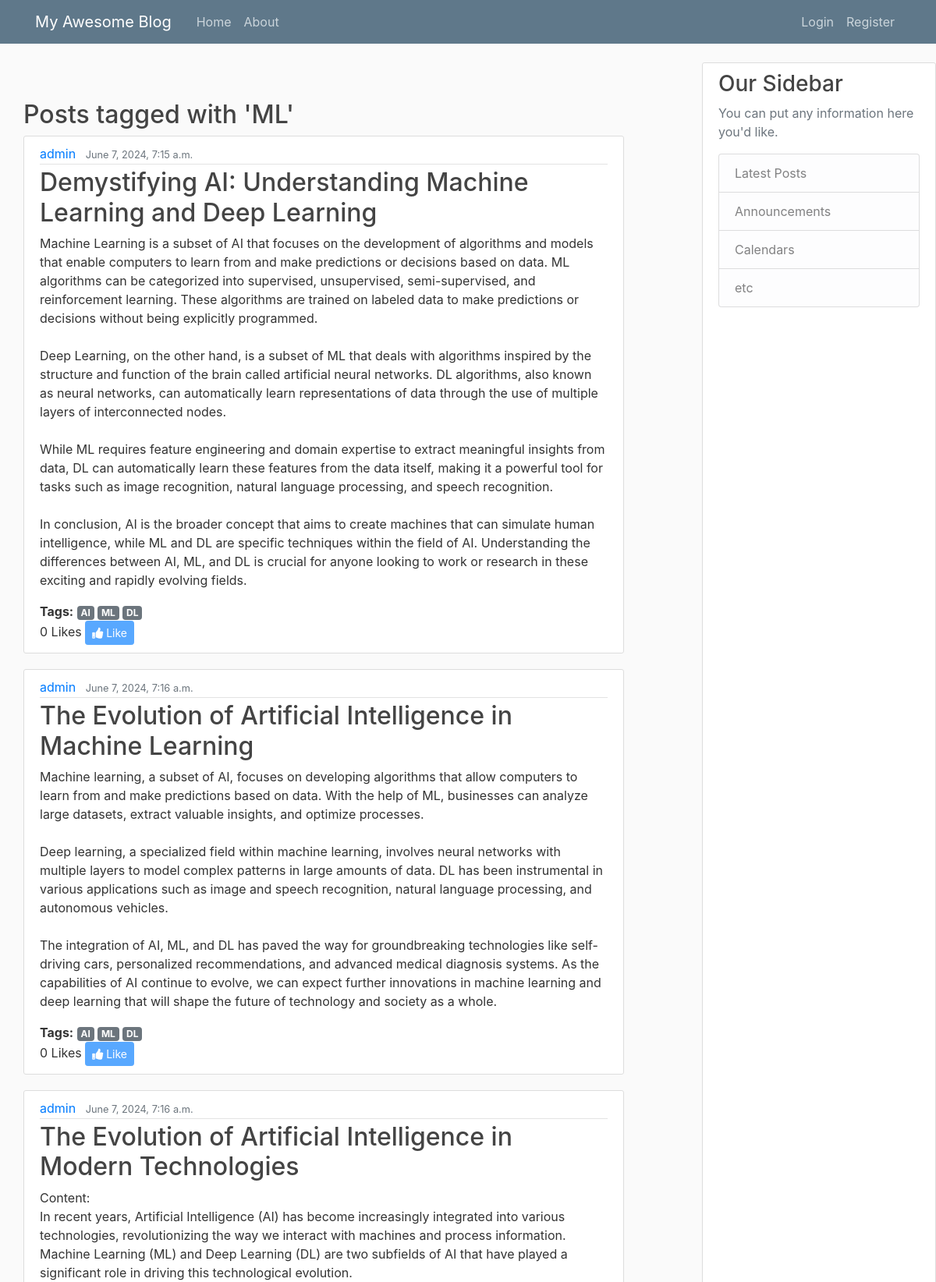
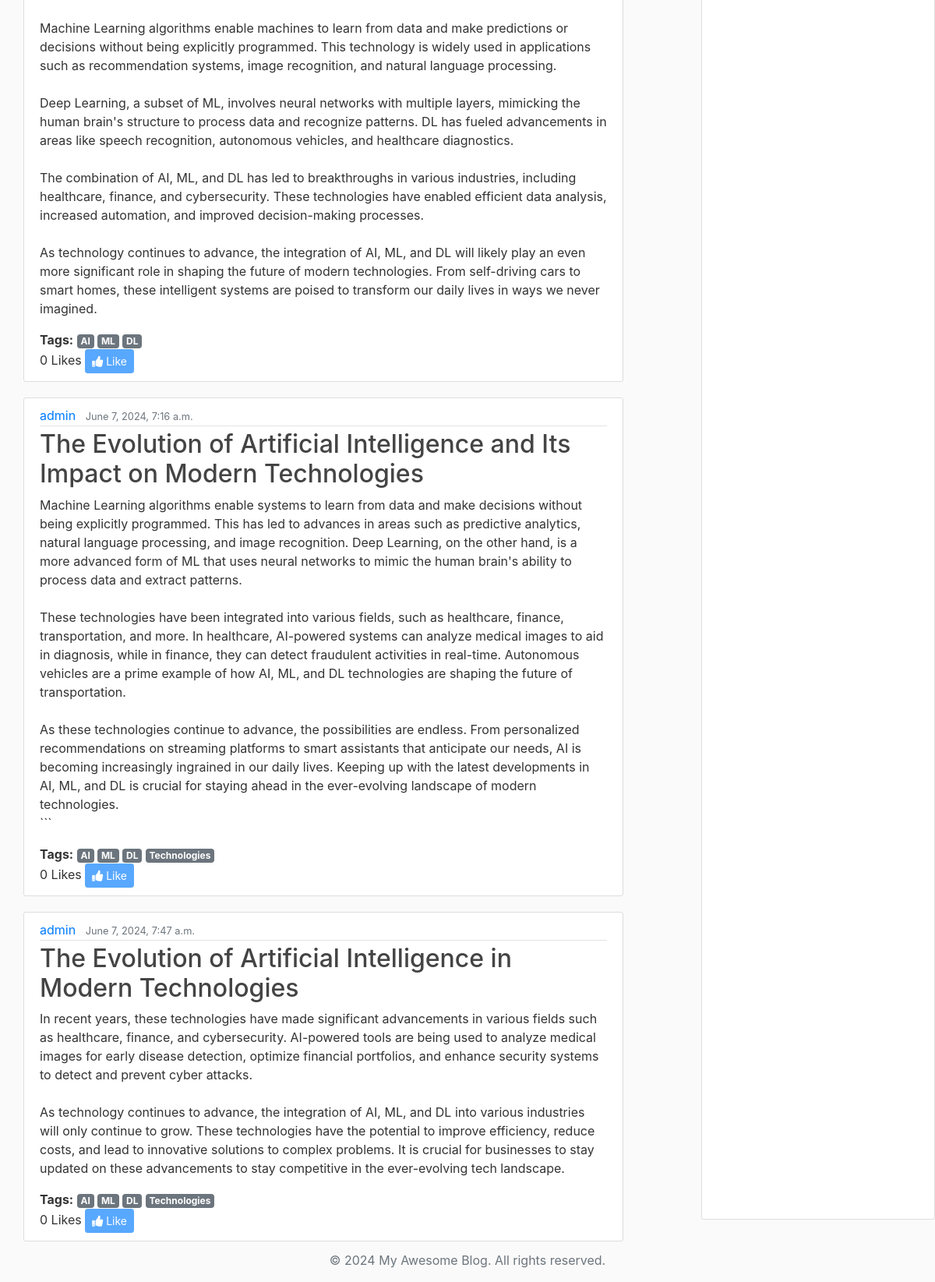
/tags/ML/, run on the app's committed database (2 pictures, top to bottom).
### blog/models.py (models this page shows, shortened)
class Post(models.Model):
    title = models.CharField(max_length=100)
    tags = models.ManyToManyField(Tag, related_name='posts', blank=True)
    content = models.TextField()
    date_posted = models.DateTimeField(default=timezone.now)
    author = models.ForeignKey(User, on_delete=models.CASCADE)
    liked_by = models.ManyToManyField(User, related_name='liked_posts', blank=True)

class Tag(models.Model):
    name = models.CharField(max_length=30, unique=True)

### blog/views.py (the view)
# urls.py: path('tags/<path:tag_name>/', views.tagged_posts, name='tagged-posts'),
def tagged_posts(request, tag_name):
    tag_name = unquote(tag_name)
    posts = Post.objects.filter(tags__name=tag_name)
    context = {'posts': posts, 'tag_name': tag_name}
    return render(request, 'blog/tagged_posts.html', context)

### blog/templates/blog/tagged_posts.html (shortened to what this page needs)
{% extends "blog/base.html" %}
{% block content %}
    <h2>Posts tagged with '{{ tag_name }}'</h2>
    {% for post in posts %}
        <article class="media content-section">
            <div class="media-body">
                <div class="article-metadata">
                    <a class="mr-2 user-link" href="{% url 'user-posts' post.author.id %}">
                        {% if post.author.first_name and post.author.last_name %}
                            {{ post.author.first_name }} {{ post.author.last_name }}
                        {% else %}
                            {{ post.author.username }}
                        {% endif %}
                    </a>
                    <small class="text-muted">{{ post.date_posted }}</small>
                </div>
                <h2><a class="article-title" href="{% url 'post-detail' post.id %}">{{ post.title }}</a></h2>
                <p class="article-content">{{ post.content }}</p>
                <div class="post-tags">
                    <strong>Tags:</strong>
                    {% for tag in post.tags.all %}
                        <a href="{% url 'tagged-posts' tag.name|urlencode %}" class="badge badge-secondary" style="color: white;">
                            {{ tag.name }}
                        </a>
                    {% endfor %}
                  </div>
                <div class="like-section">
                    <span id="like-count-{{ post.id }}">{{ post.liked_by.count }} Likes</span>
                    {% if user.is_authenticated %}
                        <button class="btn btn-primary btn-sm like-button" data-post-id="{{ post.id }}">
                            {% if user in post.liked_by.all %}
                                <i class="fas fa-thumbs-down"></i> Dislike
                            {% else %}
                                <i class="fas fa-thumbs-up"></i> Like
                            {% endif %}
                        </button>
                    {% else %}
                        <button class="btn btn-primary btn-sm" disabled><i class="fas fa-thumbs-up"></i> Like</button>
                    {% endif %}
                </div>
            </div>
        </article>
    {% endfor %}
{% endblock content %}

### blog/static/blog/main.css (style rules this page uses)
body { background: #fafafa; color: #333333; margin-top: 5rem; overflow: hidden; }
h1, h2, h3, h4, h5, h6 { color: #444444; }
.content-section { background: #ffffff; padding: 10px 20px; border: 1px solid #dddddd; border-radius: 3px; margin-bottom: 20px; }
.article-title { color: #444444; }
.article-content { white-space: pre-line; }
.article-metadata { padding-bottom: 1px; margin-bottom: 4px; border-bottom: 1px solid #e3e3e3 }
button { padding: 0.7em; color: #fff; background-color: #007BFF; border: none; border-radius: 3px; cursor: pointer; }
p { color: #333; margin-bottom: 1em; }

### data on the page
Post: author.username "admin", date_posted "June 7, 2024, 7:15 a.m.", title "Demystifying AI: Understanding Machine Learning and Deep Learning", content "Machine Learning is a subset of AI that focuses on the development of algorithms and models that enable computers to learn from and make predictions or decisions based on data. ML algorithms can be categorized into supervised, unsupervised, semi-supervised, and reinforcement learning. These algorithms are trained on labeled data to make predictions or decisions without being explicitly programmed. Deep Learning, on the other hand, is a subset of ML that deals with algorithms inspired by the structure and function of the brain called artificial neural networks. DL algorithms, also known as neural networks, can automatically learn representations of data through the use of multiple layers of…", liked_by.count "0"
Tag: name "AI"
Tag: name "ML"
Tag: name "DL"
Post: author.username "admin", date_posted "June 7, 2024, 7:16 a.m.", title "The Evolution of Artificial Intelligence in Machine Learning", content "Machine learning, a subset of AI, focuses on developing algorithms that allow computers to learn from and make predictions based on data. With the help of ML, businesses can analyze large datasets, extract valuable insights, and optimize processes. Deep learning, a specialized field within machine learning, involves neural networks with multiple layers to model complex patterns in large amounts of data. DL has been instrumental in various applications such as image and speech recognition, natural language processing, and autonomous vehicles. The integration of AI, ML, and DL has paved the way for groundbreaking technologies like self-driving cars, personalized recommendations, and advanced…", liked_by.count "0"
Post: author.username "admin", date_posted "June 7, 2024, 7:16 a.m.", title "The Evolution of Artificial Intelligence in Modern Technologies", content "Content: In recent years, Artificial Intelligence (AI) has become increasingly integrated into various technologies, revolutionizing the way we interact with machines and process information. Machine Learning (ML) and Deep Learning (DL) are two subfields of AI that have played a significant role in driving this technological evolution. Machine Learning algorithms enable machines to learn from data and make predictions or decisions without being explicitly programmed. This technology is widely used in applications such as recommendation systems, image recognition, and natural language processing. Deep Learning, a subset of ML, involves neural networks with multiple layers, mimicking the…", liked_by.count "0"
Post: author.username "admin", date_posted "June 7, 2024, 7:16 a.m.", title "The Evolution of Artificial Intelligence and Its Impact on Modern Technologies", content "Machine Learning algorithms enable systems to learn from data and make decisions without being explicitly programmed. This has led to advances in areas such as predictive analytics, natural language processing, and image recognition. Deep Learning, on the other hand, is a more advanced form of ML that uses neural networks to mimic the human brain's ability to process data and extract patterns. These technologies have been integrated into various fields, such as healthcare, finance, transportation, and more. In healthcare, AI-powered systems can analyze medical images to aid in diagnosis, while in finance, they can detect fraudulent activities in real-time. Autonomous vehicles are a prime…", liked_by.count "0"
Tag: name "Technologies"
Post: author.username "admin", date_posted "June 7, 2024, 7:47 a.m.", title "The Evolution of Artificial Intelligence in Modern Technologies", content "In recent years, these technologies have made significant advancements in various fields such as healthcare, finance, and cybersecurity. AI-powered tools are being used to analyze medical images for early disease detection, optimize financial portfolios, and enhance security systems to detect and prevent cyber attacks. As technology continues to advance, the integration of AI, ML, and DL into various industries will only continue to grow. These technologies have the potential to improve efficiency, reduce costs, and lead to innovative solutions to complex problems. It is crucial for businesses to stay updated on these advancements to stay competitive in the ever-evolving tech landscape.", liked_by.count "0"

### other printed values
{{ tag_name }} "ML"
